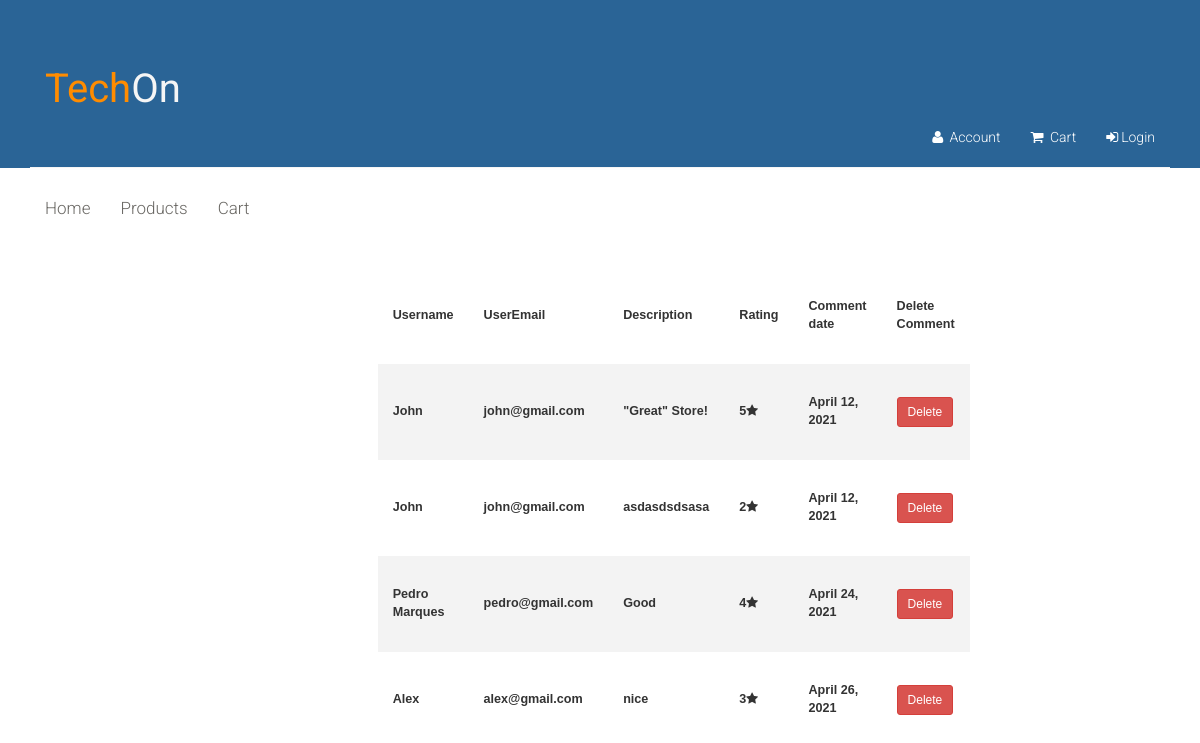
The app's page /commentsManagement/ with its own data.
### app/models.py (models this page shows, shortened)
class Comment(models.Model):
    userName = models.CharField(max_length=80)
    userEmail = models.EmailField()
    description = models.CharField(max_length=400)
    rating = models.IntegerField()
    commentDate = models.DateField(default = datetime.now())
    product = models.ForeignKey(Product, default=None, blank = True, null = True, on_delete=models.CASCADE)

### app/views.py (the view)
# urls.py: path('commentsManagement/', views.commentsManagement, name='commentsManagement'),
def commentsManagement(request):
    comments = Comment.objects.all()
    form = {'comments': comments}
    return render(request, 'commentsManagement.html', form)

### app/templates/commentsManagement.html (shortened to what this page needs)
{% extends "layout.html" %}
{% block content %}
            <section >
                <div class="row">
                 <div class="col-sm-6 col-sm-offset-3">
                    <br><br>
                    <table class="styled-table">
                    <tr>
                        <th>Username</th>
                        <th>UserEmail</th>
                        <th>Description</th>
                        <th>Rating</th>
                        <th>Comment date</th>
                        <th>Delete Comment</th>
                    </tr>
                    {% for comment in comments %}
                        <tr>
                            <th>{{ comment.userName }}</th>
                            <th>{{ comment.userEmail }}</th>
                            <th>{{ comment.description }}</th>
                            <th>{{ comment.rating }}<i class="fa fa-star" aria-hidden="true" ></i></th>
                            <th>{{ comment.commentDate }}</th>
                            <th><a class="btn btn-sm btn-danger" href="{% url 'deleteComment' comment.id %}">Delete</a></th>
                        </tr>
                    {%  endfor %}
                    </table>
         </div>
    </div>
        </section>
{% endblock %}

### app/static/css/main.css (style rules this page uses)
body { font-family: 'Roboto', sans-serif; position: relative; font-weight: 400px; }
a { -webkit-transition: 300ms; transition: 300ms; }

### app/templates/commentsManagement.html (style rules this page uses)
.styled-table { border-collapse: collapse; width:76%; margin-left:12%; margin-right:12%; font-size: 0.9em; font-family: sans-serif; min-width: 400px; }
.styled-table th, .styled-table td { padding: 30px 15px; }
.styled-table tbody tr:nth-of-type(even) { background-color: #f3f3f3; }
.styled-table tbody tr:last-of-type { border-bottom: 2px #009879; }

### records on screen
Comment: userName "John", userEmail "john@gmail.com", description "\"Great\" Store!", rating "5", commentDate "April 12, 2021"
Comment: userName "John", userEmail "john@gmail.com", description "asdasdsdsasa", rating "2", commentDate "April 12, 2021"
Comment: userName "Pedro Marques", userEmail "pedro@gmail.com", description "Good", rating "4", commentDate "April 24, 2021"
Comment: userName "Alex", userEmail "alex@gmail.com", description "nice", rating "3", commentDate "April 26, 2021"
